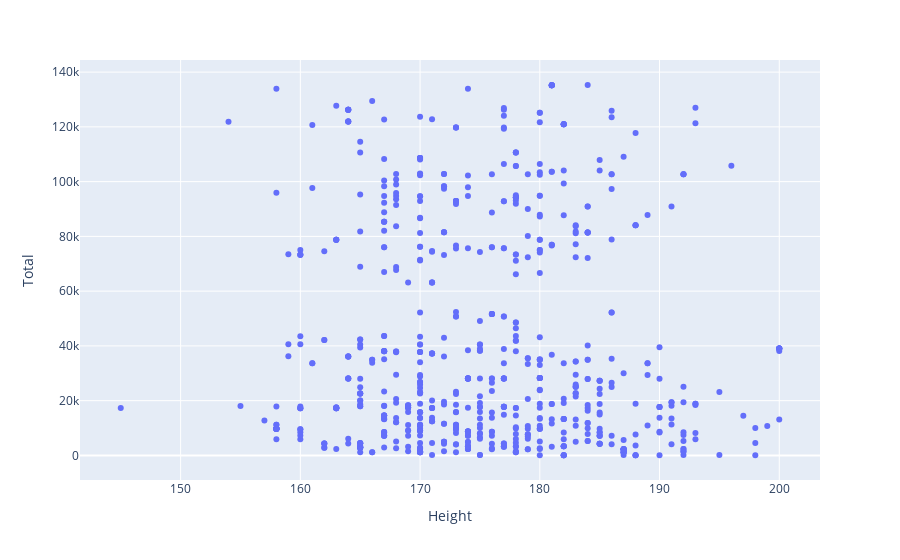

The code cell stored with this chart in its notebook:
### Code cell
italy_df.head()
px.scatter()

### Figure 1 — Plotly figure (JSON) as saved in the notebook; plotly's stock layout.template omitted (floating-point values rounded to 4 significant figures; data arrays with more than 128 entries replaced by an {"elided": "..."} marker saying what was removed)
{"data": [{"hovertemplate": "Height=%{x}<br>Total=%{y}<extra></extra>", "legendgroup": "", "marker": {"color": "#636efa", "symbol": "circle"}, "mode": "markers", "name": "", "orientation": "v", "showlegend": false, "type": "scatter", "x": {"elided": "910 int values"}, "xaxis": "x", "y": {"elided": "910 int values"}, "yaxis": "y"}], "layout": {"legend": {"tracegroupgap": 0}, "margin": {"t": 60}, "xaxis": {"anchor": "y", "domain": [0, 1], "title": {"text": "Height"}}, "yaxis": {"anchor": "x", "domain": [0, 1], "title": {"text": "Total"}}}}
